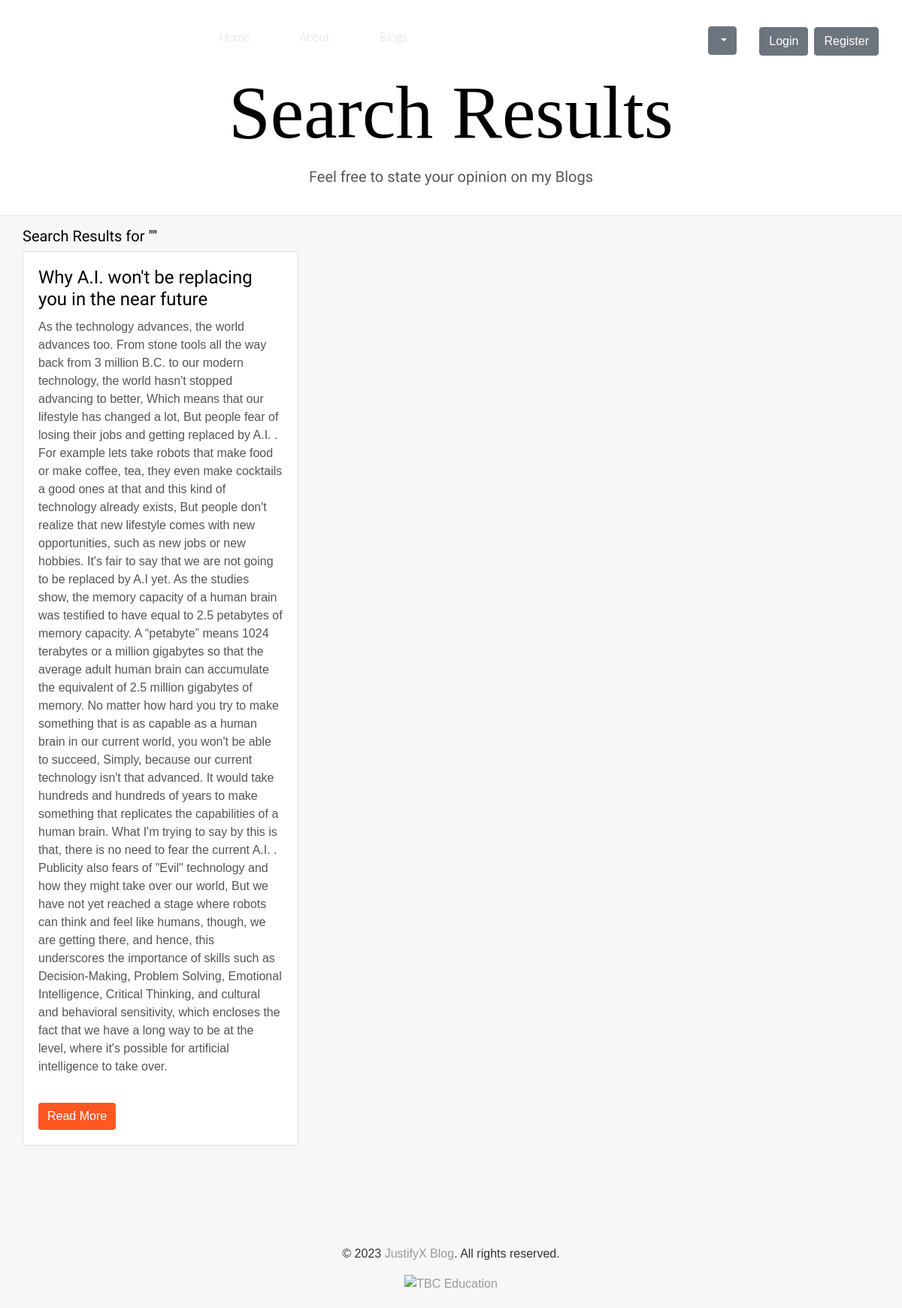
/search_results, run on the app's committed database.
### models.py (models this page shows, shortened)
class Blog(db.Model):
    __tablename__ = "blog"
    id = db.Column(db.Integer, primary_key=True)
    name = db.Column(db.String(255), nullable=False)
    description = db.Column(db.Text, nullable=True)
    content = db.Column(db.Text, nullable=False)
    post_date = db.Column(db.DateTime, nullable=False, default=db.func.current_timestamp())
    img = db.Column(db.String(255), nullable=False)

### routes.py (the view)
@app.route("/search_results", methods=['GET'])
def search_results():
    query = request.args.get('query', '')
    blogs = Blog.query.filter(Blog.name.ilike(f"%{query}%")).all()
    return render_template("search_results.html", query=query, blogs=blogs)

### routes.py (called while the page is built)
@app.context_processor
def inject_search_form():
    search_form = SearchForm()
    return dict(search_form=search_form)

### templates/search_results.html (shortened to what this page needs)
{% extends 'base.html' %}
{% block page_title %}Search Results{% endblock %}
{% block content %}
<div class="container mt-3">
    <h2>Search Results for "{{ query }}"</h2>
    {% if blogs %}
        <div class="card-columns">
            {% for blog in blogs %}
                <div class="card">
                    <div class="card-body">
                        <h5 class="card-title">{{ blog.name }}</h5>
                        <p class="card-text">{{ blog.content }}</p>
                        <a href="{{ url_for('blog_detail', blog_id=blog.id) }}" class="btn btn-primary">Read More</a>
                    </div>
                </div>
            {% endfor %}
        </div>
    {% else %}
        <p>No results found.</p>
    {% endif %}
</div>
{% endblock %}

### static/style.css (style rules this page uses)
body { font-family: Montserrat, sans-serif; margin: 0; padding: 0; background-color: #f7f7f7; color: #333; }
.container { max-width: 1200px; margin: 0 auto; }
.card-title { font-size: 24px; font-weight: bold; margin-bottom: 10px; }
.card-text { color: #555; font-size: 16px; }
.btn-primary { background-color: #ff5722; border: none; color: #fff; }
.btn { margin-top: 20px; }
h1, h2, h3, h4, h5, h6 { font-family: Raleway; font-weight: 400 !important; letter-spacing: 0; color: black; }
h2 { font-size: 20px }
h5 { font-size: 16px }
a { text-decoration: none; color: #999; -webkit-transition: color .2s linear; -moz-transition: color .2s linear; -ms-transition: color .2s linear; -o-transition: color .2s linear; transition: color .2s linear; }

### data on the page
Blog: name "Why A.I. won't be replacing you in the near future", content "As the technology advances, the world advances too. From stone tools all the way back from 3 million B.C. to our modern technology, the world hasn't stopped advancing to better, Which means that our lifestyle has changed a lot, But people fear of losing their jobs and getting replaced by A.I. . For example lets take robots that make food or make coffee, tea, they even make cocktails a good ones at that and this kind of technology already exists, But people don't realize that new lifestyle comes with new opportunities, such as new jobs or new hobbies. It's fair to say that we are not going to be replaced by A.I yet. As the studies show, the memory capacity of a human brain was testified to…"
